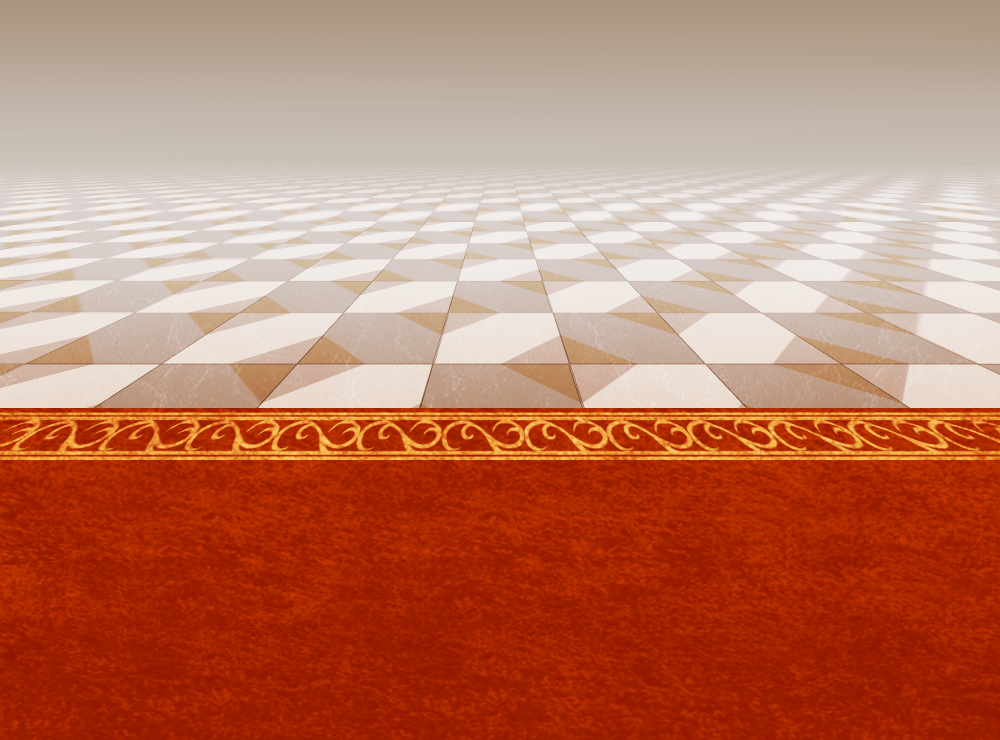
#> input picture img/battlebacks1/Castle2.png, 1000 x 740 px
$ python -i import_faces.py   (imports and definitions only)
#> lines starting #> are read from the running program, lines starting #| are printed output that depends on the picture
"""把 素材/ 下的头像切成 RPG Maker MZ 的脸图（img/faces/）。

MZ 脸图规格：576x288，4 列 x 2 行，每格 144x144，一张放 8 个角色。

用法：python tools/import_faces.py
输出：img/faces/AE86_1.png ... AE86_6.png，以及 tools/face_map.json
"""

import json
import sys
from pathlib import Path

from PIL import Image

PROJECT = Path(__file__).resolve().parent.parent
SRC = PROJECT.parent / "素材"
OUT = PROJECT / "img" / "faces"

CELL = 144
COLS, ROWS = 4, 2
PER_SHEET = COLS * ROWS

# 按 设定圣经 的顺序排：主人公 → A → B → C → F
# (素材文件名, 角色名, 等级)
ORDER = [
    ("薇薇（管理员，故事的主人公）", "薇薇", "SSS7"),
    ("无所谓了啊（管理员）", "无所谓了啊", "A5"),
    ("皮老智", "皮老智", "A8"),
    ("狗妹", "狗妹", "A7"),
    ("小小薇", "小小薇", "A6"),
    ("小马宝莉衣上绣（阿文）", "阿文", "B10"),
    ("花が咲く", "花咲", "B9"),
    ("天辽阔", "天辽阔", "B9"),
    ("橙子", "橙子", "B8"),
    ("⑨", "⑨", "B8"),
    ("薰衣草", "薰衣草", "B8"),
    ("灵游", "灵游", "B7"),
    ("久远崎彩祸", "久远崎彩祸", "B7"),
    ("篮子", "篮子", "B7"),
    ("码字姬", "码字姬", "B6"),
    ("青花灯影stella", "青花灯影stella", "B6"),
    ("黄狐狸", "黄狐狸", "B5"),
    ("白袖", "白柚", "B4"),  # 素材里叫白袖，设定集叫白柚，同一人
    ("鱼鱼", "鱼鱼", "B3"),
    ("小冰（群主）", "小冰", "B3"),
    ("白羽（管理员）", "白羽", "B2"),
    ("白白", "白白", "B2"),
    ("阿百（管理员）", "阿百", "B2"),
    ("时间の文（管理员）", "时间の文", "B2"),
    ("喵神", "喵神", "B1"),
    ("三七", "三七", "B1"),
    ("基世界人", "基世界人", "C7"),
    ("十三", "十三", "C6"),
    ("喜欢涩涩的鬼狐", "鬼狐", "C5"),
    ("咸鱼", "咸鱼", "C5"),
    ("晚儿", "晚儿", "C4"),
    ("殇", "殇", "C4"),
    ("只偷保熟的瓜的猹", "猹", "C3"),
    ("初雪", "初雪", "C3"),
    ("星璇猫猫", "星璇猫猫", "C2"),
    ("明月光（管理员）", "明月光", "C2"),
    ("水榕茜", "水榕茜", "F10"),
    ("汐之宫花见", "汐之宫花见", "F7"),
    ("cardio", "cardio", "F6"),
    ("夜夜", "夜夜", "F5"),
    ("のの", "のの", "F5"),
]

EXTS = {".jpg", ".jpeg", ".png", ".webp"}


# [6 lines left out: function find_source, not called in this run]


def to_cell(path: Path) -> Image.Image:
    """读图 → 居中裁成正方形 → 缩放到 144x144 → RGB。"""
#> called with path = '../img/battlebacks1/Castle2.png'
    img = Image.open(path).convert("RGB")
#> img is the input picture: PIL image 1000x740 RGB; mean R, G, B 189.3, 124.6, 100
    w, h = img.size
#> w = 1000; h = 740
    side = min(w, h)
#> side = 740
    left = (w - side) // 2
#> left = 130
    top = (h - side) // 2
#> top = 0
    img = img.crop((left, top, left + side, top + side))
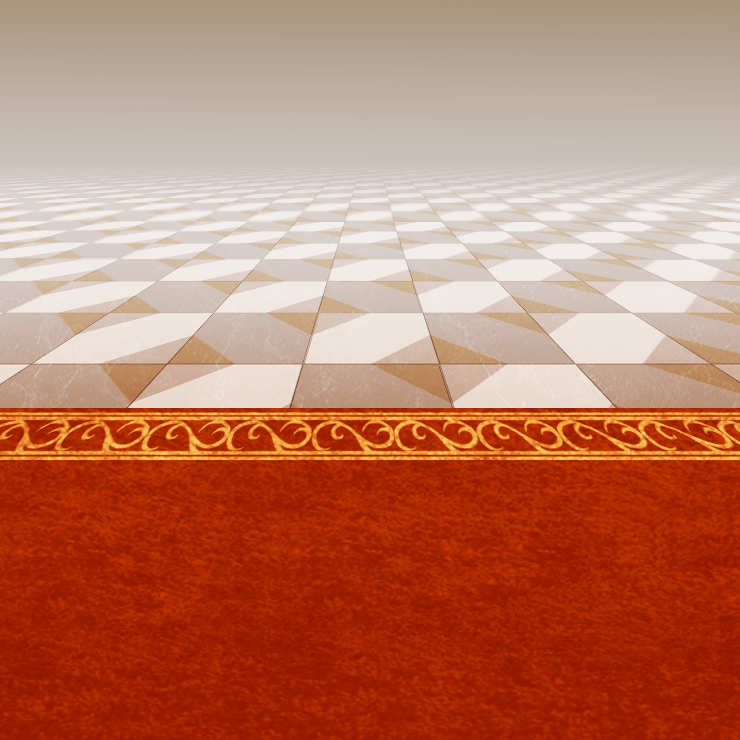
#> img: PIL image 740x740 RGB; mean R, G, B 188.9, 124.2, 99.4
    return img.resize((CELL, CELL), Image.LANCZOS)
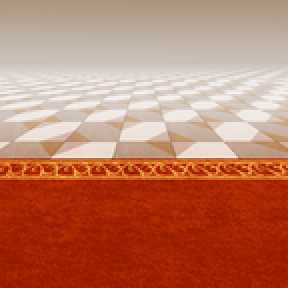
#> returned value: PIL image 144x144 RGB (shown 2 times larger); mean R, G, B 188.9, 124.2, 99.5


# [36 lines left out: function main, not called in this run]


# [2 lines not run here, left out]

>>> result = to_cell('../img/battlebacks1/Castle2.png')

$ run again, on img/battlebacks1/Cobblestones4.png
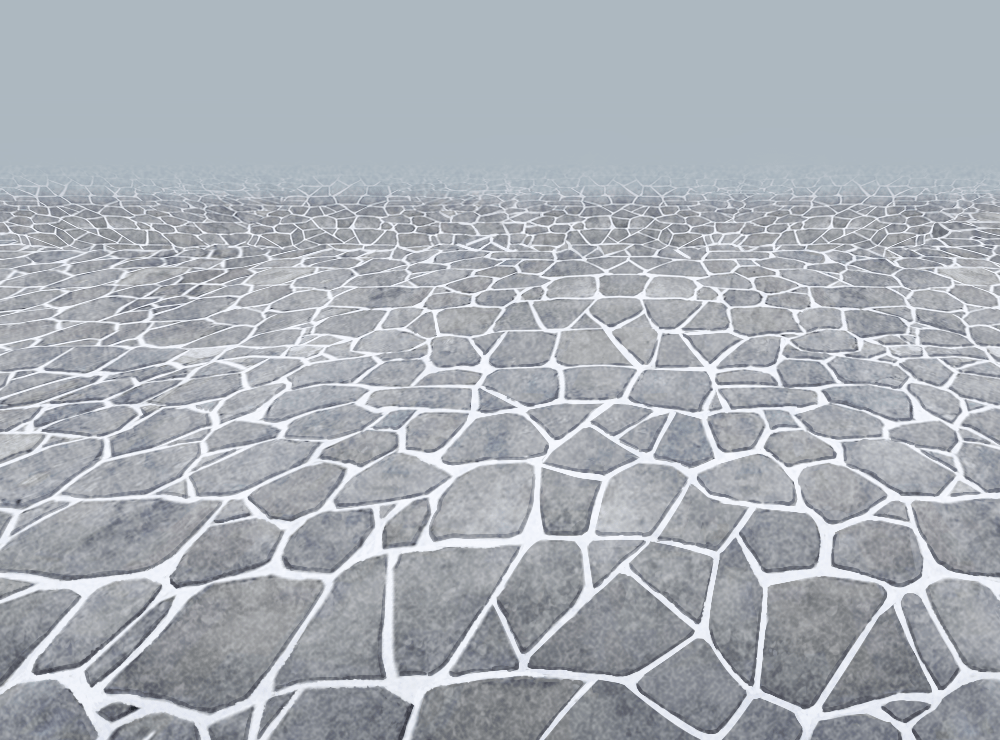
#> input picture img/battlebacks1/Cobblestones4.png, 1000 x 740 px
#> in to_cell, `img = img.crop((left, top, left + side, top + side))`:
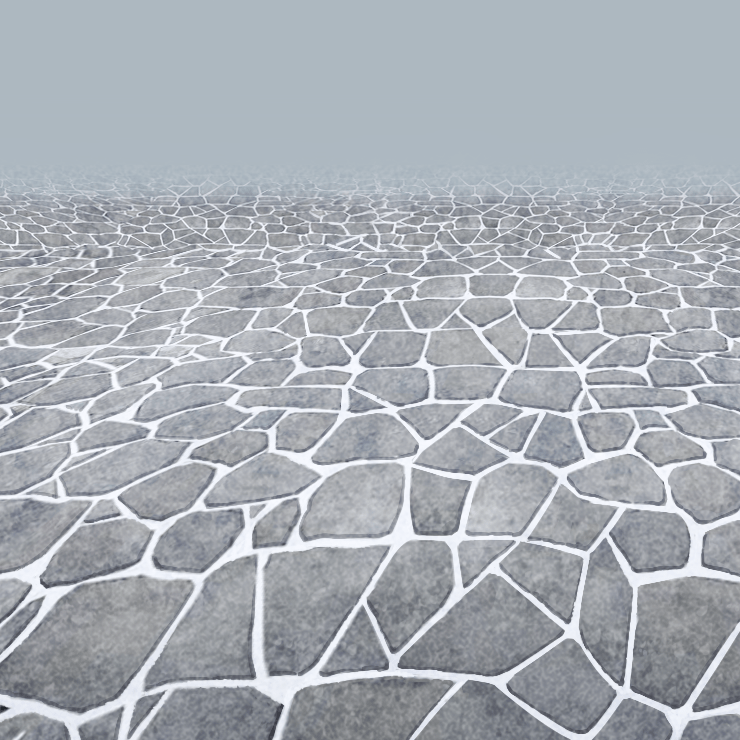
#> img: PIL image 740x740 RGB; mean R, G, B 168.2, 173.6, 180.5
#> in to_cell, `return img.resize((CELL, CELL), Image.LANCZOS)`:
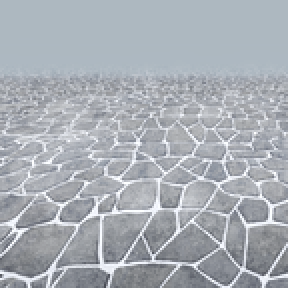
#> returned value: PIL image 144x144 RGB (shown 2 times larger); mean R, G, B 168.2, 173.6, 180.4

$ run again, on img/battlebacks1/Cyberspace.png
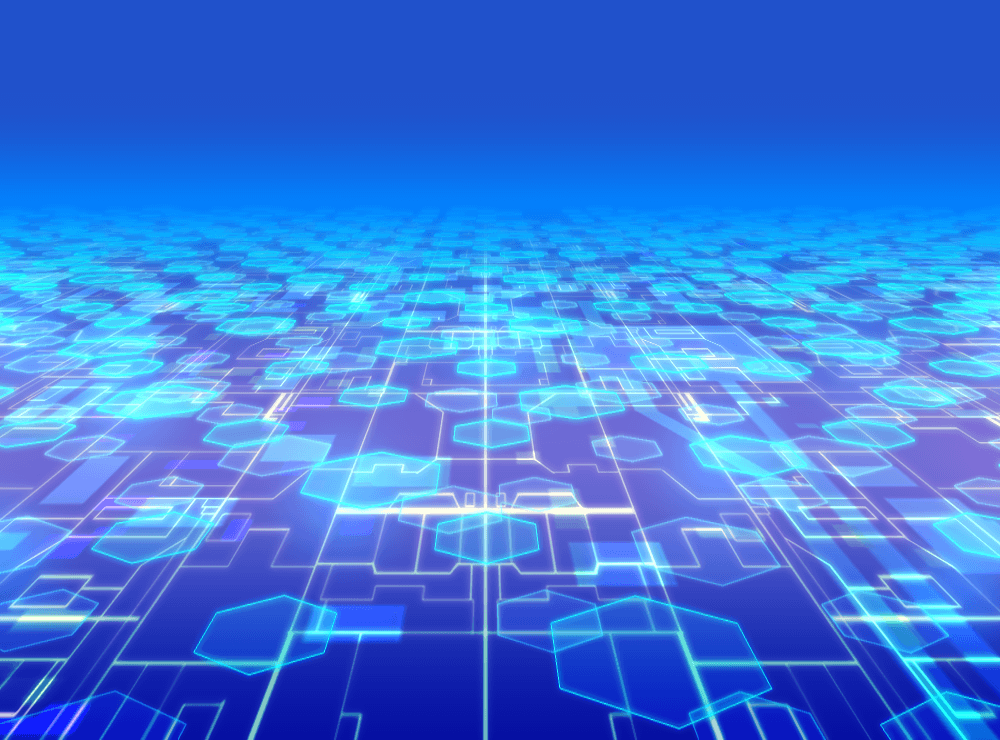
#> input picture img/battlebacks1/Cyberspace.png, 1000 x 740 px
#> in to_cell, img is the input picture: PIL image 1000x740 RGB; mean R, G, B 61.1, 121.3, 221.7
#> in to_cell, `img = img.crop((left, top, left + side, top + side))`:
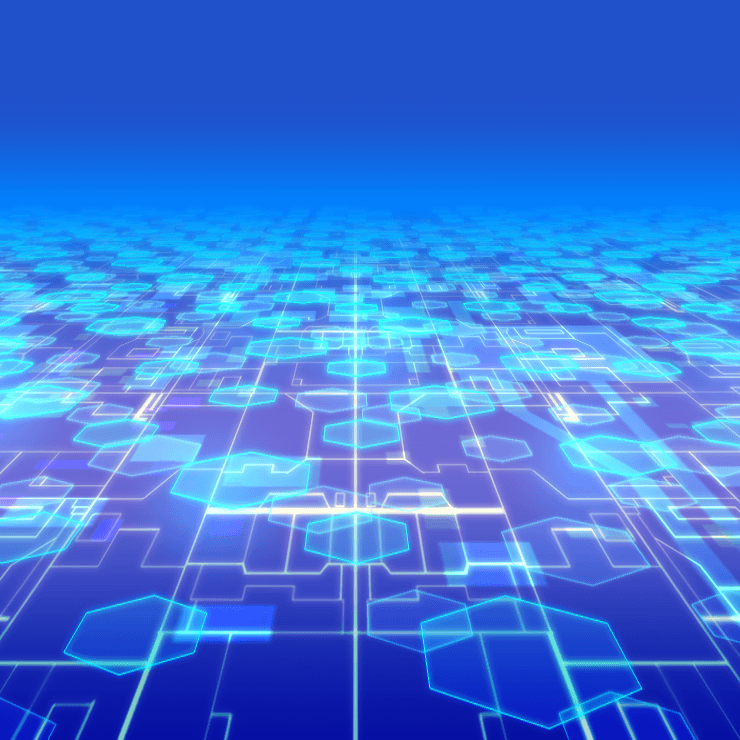
#> img: PIL image 740x740 RGB; mean R, G, B 60.3, 119.2, 220.3
#> in to_cell, `return img.resize((CELL, CELL), Image.LANCZOS)`:
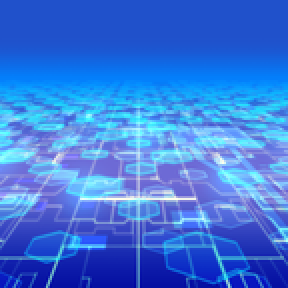
#> returned value: PIL image 144x144 RGB (shown 2 times larger); mean R, G, B 60.3, 119.2, 220.3
